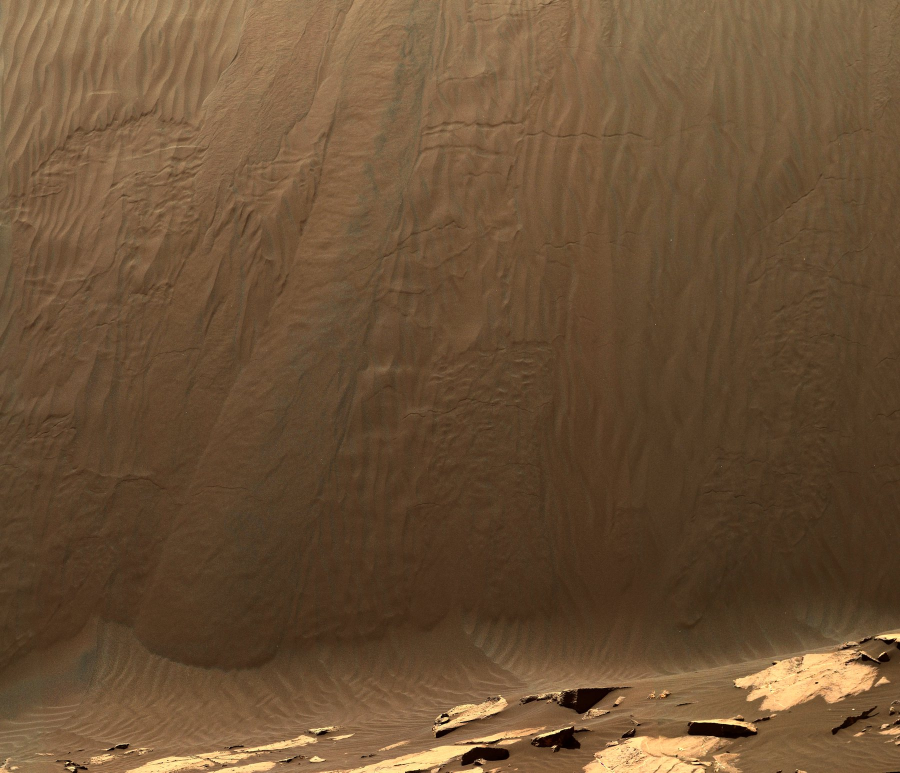
#> input picture assets/arrakis/slipface.jpg, 1800 x 1545 px (shown at 1/2 size)
$ python render-sandworm.py
#> lines starting #> are read from the running program, lines starting #| are printed output that depends on the picture
"""Renders the Arrakis sandworm (assets/arrakis/sandworm.webp).

Not part of the site's build: run it once, by hand, if the worm ever needs redrawing.
    python3 scripts/render-sandworm.py

The body is a lit, segmented cylinder rearing up and leaning slightly, its skin textured with the real
Martian dune photograph (assets/arrakis/slipface.jpg). The top is an open mouth: a thick lip of plates and
rings of crystal teeth around a dark throat. Haze thickens towards the base, as dust would.
"""
import math
import os

import numpy as np
from PIL import Image, ImageDraw, ImageFilter
from scipy.ndimage import gaussian_filter

HERE = os.path.dirname(os.path.abspath(__file__))
ASSETS = os.path.join(HERE, '..', 'assets', 'arrakis')
SCALE = 2  # render at twice the size, then shrink, for smooth edges
W, H = 900 * SCALE, 1400 * SCALE
TOP = 300 * SCALE  # centre of the mouth

rng = np.random.default_rng(7)


def centre_x(y):
    t = (H - y) / (H - TOP)  # 0 at the base, 1 at the mouth
    return W / 2 + (70 * math.sin(t * math.pi * 0.9) - 90 * t) * SCALE


def radius(y):
    t = (y - TOP) / (H - TOP)  # 0 at the mouth, 1 at the base
    return (235 + 85 * t) * SCALE


# The sand texture, from the real photograph.
sand = np.asarray(Image.open(os.path.join(ASSETS, 'slipface.jpg')).convert('RGB'), dtype=np.float32) / 255
sand = sand[: int(sand.shape[0] * 0.6)]  # only the clean sand, none of the rocks at the foot of the dune
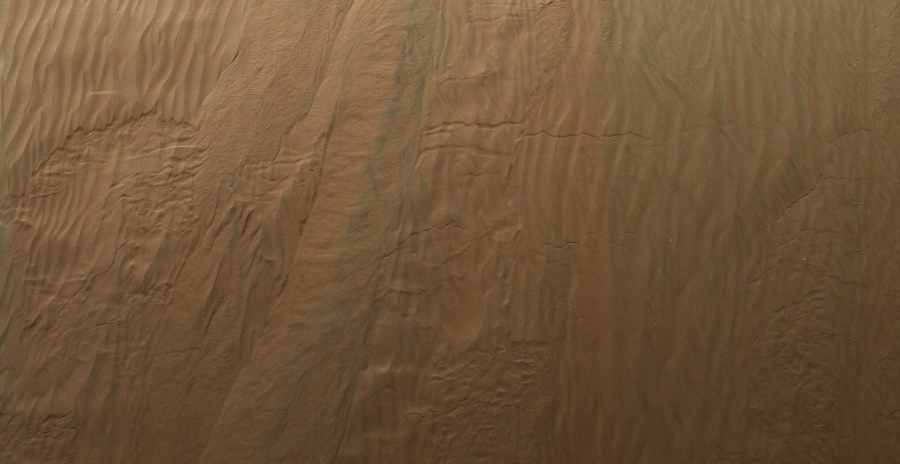
#> sand: shape (927, 1800, 3) float32 (shown at 1/2 size); mean R, G, B 0.444, 0.338, 0.23
sand = np.concatenate([sand, sand[::-1]])  # mirrored, so the texture tiles without a seam
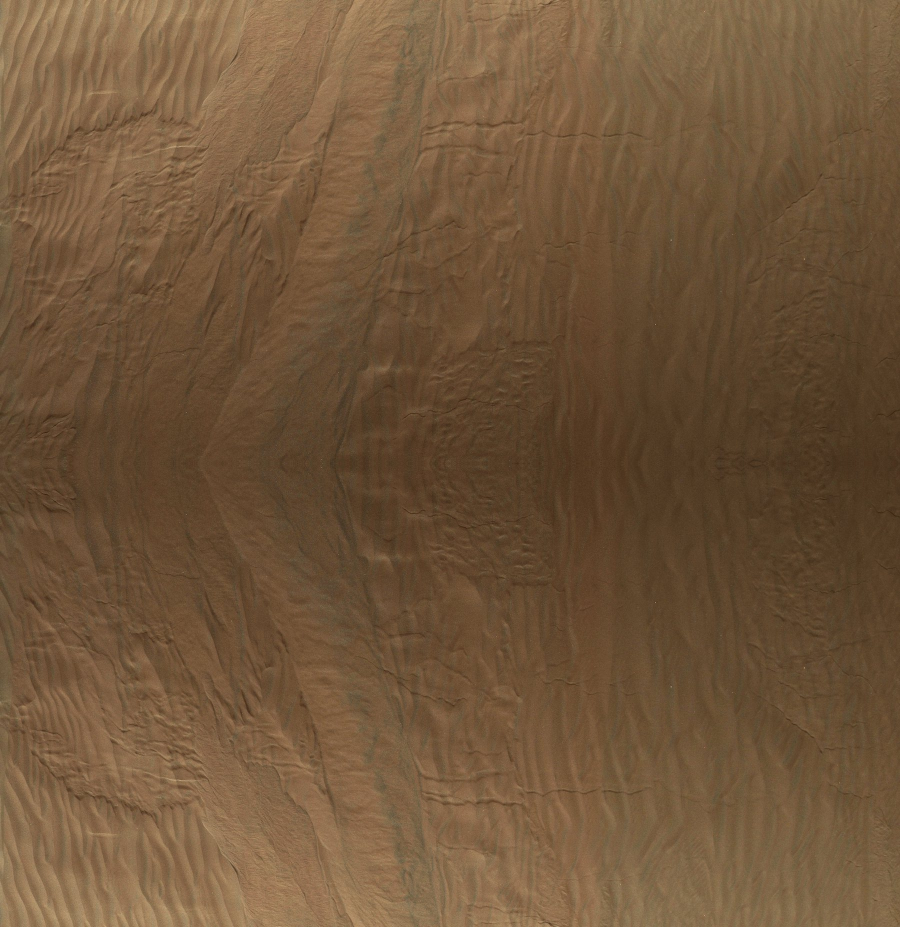
#> sand: shape (1854, 1800, 3) float32 (shown at 1/2 size); mean R, G, B 0.444, 0.338, 0.23
sand_h, sand_w, _ = sand.shape
#> sand_h = 1854; sand_w = 1800

img = np.zeros((H, W, 4), dtype=np.float32)
# Backlit by the low sun behind and to the right: a darker body with a bright rim.
light = np.array([-0.3, -0.45, 0.5])
light /= np.linalg.norm(light)
base_colour = np.array([0.40, 0.29, 0.19])
haze_colour = np.array([0.93, 0.78, 0.56])
grain = gaussian_filter(rng.standard_normal((H, W)), 1.2) * 0.06
blotches = gaussian_filter(rng.standard_normal((H // 8, W // 8)), 3)
blotches = np.kron(blotches, np.ones((8, 8)))[:H, :W] * 0.25
# Fine wrinkles running round the body, and a slow wobble so the plate edges are never quite straight.
wrinkles = gaussian_filter(rng.standard_normal((H, W)), (1.0, 9)) * 0.9
wobble = gaussian_filter(rng.standard_normal((H // 4, W // 4)), 6)
wobble = np.kron(wobble, np.ones((4, 4)))[:H, :W] * 1.6
# Segments of uneven length: the phase climbs at a rate that drifts up and down the body.
drift = gaussian_filter(rng.standard_normal(H), 22)
spacing = 46 * SCALE * (1 + 0.38 * drift / drift.std())
spacing = np.clip(spacing, 26 * SCALE, 78 * SCALE)
row_phase = np.cumsum(1 / spacing)

# The body, row by row.
for y in range(TOP, H):
    c = centre_x(y)
    r0 = radius(y)
    # Each plate overhangs the next a little, so the outline is scalloped rather than smooth.
    edge_f = row_phase[y] - math.floor(row_phase[y])
    r = r0 * (1 + 0.022 * math.exp(-((edge_f - 0.18) / 0.22) ** 2) - 0.014 * math.exp(-((edge_f - 0.03) / 0.08) ** 2))
    x0, x1 = int(max(0, c - r)), int(min(W, c + r))
    xs = np.arange(x0, x1)
    u = (xs - c) / r
    u = np.clip(u, -0.999, 0.999)
    nz = np.sqrt(1 - u * u)
    # Ring segments, curving with the body as rings on a cylinder seen from slightly above, with wobbly edges.
    phase = row_phase[y] - 0.16 * r * nz / spacing[y] + wobble[y, x0:x1] * 0.05
    f = phase - np.floor(phase)
    groove = np.exp(-((f - 0.04) / 0.05) ** 2)       # the dark joint between plates
    lip = np.exp(-((f - 0.13) / 0.06) ** 2)          # the raised edge just below it
    belly = 0.85 + 0.15 * np.sin(f * math.pi)        # each plate bulges a little
    normal = np.stack([u, -0.35 * lip + 0.25 * groove, nz], axis=1)
    normal /= np.linalg.norm(normal, axis=1, keepdims=True)
    diffuse = np.clip(normal @ light, 0, 1)
    shade = 0.2 + 0.7 * diffuse
    shade *= belly * (1 - 0.65 * groove) * (1 + 0.18 * lip) * (1 + 0.07 * wrinkles[y, x0:x1])
    shade = shade ** 1.15
    # Skin: the photographed sand, wrapped round the body, mixed with a darker, leathery base.
    tx = ((np.arcsin(u) / math.pi + 0.5) * sand_w * 0.7 + 200).astype(int) % sand_w
    ty = int((y * 0.7) % sand_h)
    texture = sand[ty, tx]
    albedo = texture * 0.55 + base_colour * 0.45
    albedo *= (1 + grain[y, x0:x1] + blotches[y, x0:x1])[:, None]
    colour = albedo * shade[:, None]
    # Sand caught in the joints between plates.
    colour = colour * (1 - 0.32 * groove[:, None]) + np.array([0.78, 0.6, 0.4]) * 0.32 * groove[:, None] * (0.6 + 0.4 * nz[:, None])
    # Warm rim light from the low sun behind, on the right-hand edge.
    rim = np.clip(u, 0, 1) ** 1.6 * (1 - nz) ** 0.8
    colour += rim[:, None] * np.array([1.0, 0.82, 0.55]) * 1.3
    # Dust and distance: more haze towards the base.
    t = (y - TOP) / (H - TOP)
    haze = 0.1 + 0.45 * t ** 1.7
    colour = colour * (1 - haze) + haze_colour * haze
    img[y, x0:x1, :3] = np.clip(colour, 0, 1)
    img[y, x0:x1, 3] = 1
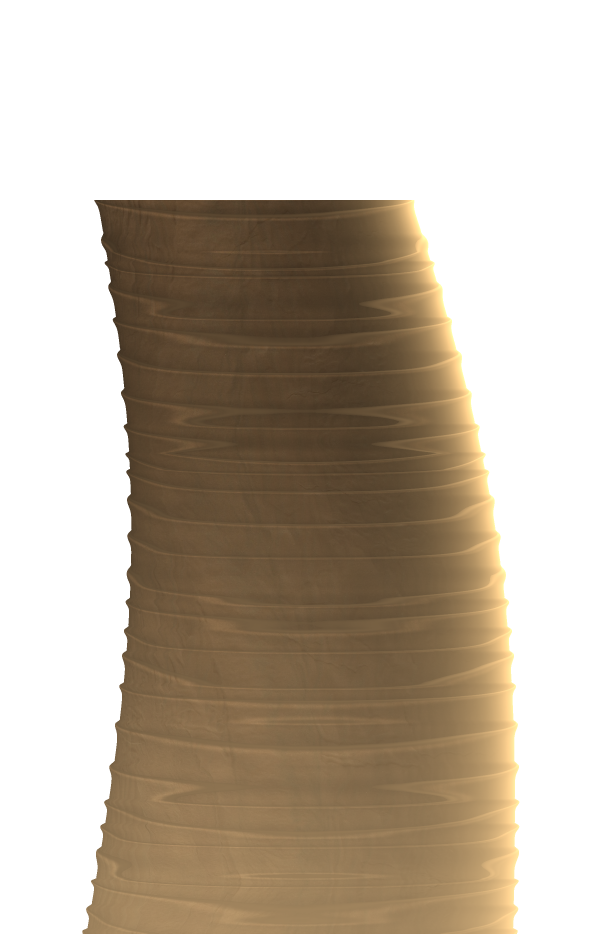
#> img: shape (2800, 1800, 4) float32 (shown at 1/3 size); mean R, G, B, A 0.243, 0.197, 0.137, 0.487; transparent parts drawn white

# The mouth, seen from slightly above: an ellipse cut across the top of the body.
cx, rx = centre_x(TOP), radius(TOP)
ry = rx * 0.42
yy, xx = np.mgrid[0:H, 0:W]
ex = (xx - cx) / rx
ey = (yy - TOP) / ry
d = np.sqrt(ex ** 2 + ey ** 2)
outer = d <= 1.0
inner = d <= 0.8
# The thick lip: plates around the rim, lit from the upper left.
lip_zone = outer & ~inner
angle = np.arctan2(ey, ex)
plates = 0.62 + 0.38 * np.cos(angle * 22 + 0.4 * np.sin(angle * 5)) ** 2
lip_light = 0.55 + 0.45 * np.clip(-np.cos(angle - 0.9), 0, 1)
lip_colour = np.stack([0.5, 0.37, 0.25], axis=0)[None, None, :] * (plates * lip_light)[..., None]
img[lip_zone, :3] = np.clip(lip_colour[lip_zone] * 0.9 + 0.06, 0, 1)
img[lip_zone, 3] = 1
# The throat: dark, deepening towards a point below the centre.
throat_d = np.sqrt(ex ** 2 + ((yy - TOP - ry * 0.22) / ry) ** 2)
depth = np.clip(throat_d / 0.8, 0, 1)
throat = np.stack([0.24, 0.14, 0.07])[None, None, :] * (depth ** 1.6)[..., None]
img[inner, :3] = throat[inner]
img[inner, 3] = 1

worm = Image.fromarray((img * 255).astype(np.uint8), 'RGBA')

# Two staggered rings of curved crystal teeth just inside the lip, uneven in length, hooking in towards
# the throat; the inner ring sits deeper, in shadow.
teeth = Image.new('RGBA', (W, H), (0, 0, 0, 0))
#> teeth: PIL image 1800x2800 RGBA; every value is 0
draw = ImageDraw.Draw(teeth)
for ring, count, length, width, tone in [(0.79, 46, 0.17, 0.034, 1.0), (0.66, 38, 0.14, 0.03, 0.62)]:
    offset = rng.uniform(0, 1)
    for i in range(count):
        a = (i + offset + rng.uniform(-0.25, 0.25)) / count * 2 * math.pi
        size = length * rng.uniform(0.6, 1.4)
        hook = rng.uniform(0.04, 0.09)
        bx, by = cx + math.cos(a) * rx * ring, TOP + math.sin(a) * ry * ring
        mid_r, tip_r = ring - size * 0.55, ring - size
        mx = cx + math.cos(a + hook * 0.5) * rx * mid_r
        my = TOP + math.sin(a + hook * 0.5) * ry * mid_r
        tx = cx + math.cos(a + hook) * rx * tip_r
        ty = TOP + math.sin(a + hook) * ry * tip_r
        px, py = -math.sin(a) * rx * width, math.cos(a) * ry * width
        lit = 0.5 + 0.5 * max(0, -math.cos(a - 0.9))
        shade = tone * lit
        colour = (int(232 * shade), int(222 * shade), int(196 * shade), 255)
        draw.polygon([(bx + px, by + py), (mx + px * 0.5, my + py * 0.5), (tx, ty), (mx - px * 0.5, my - py * 0.5), (bx - px, by - py)], fill=colour)
worm = Image.alpha_composite(worm, teeth.filter(ImageFilter.GaussianBlur(0.7 * SCALE)))

# Sand pouring from the rim of the mouth in a few soft, wavering falls, and a spray of grains around it.
streams = Image.new('RGBA', (W, H), (0, 0, 0, 0))
sd = ImageDraw.Draw(streams)
for i in range(12):
    a = rng.uniform(0.25, math.pi - 0.25)  # the near (lower) half of the rim
    sx, sy = cx + math.cos(a) * rx * rng.uniform(0.92, 1.0), TOP + math.sin(a) * ry
    length = rng.uniform(0.3, 0.7) * (H - TOP)
    width = rng.uniform(8, 18) * SCALE
    sway = rng.uniform(8, 22) * SCALE
    wave = rng.uniform(2, 4)
    points = [(sx + math.sin(t * wave + i) * sway * t, sy + t * length) for t in np.linspace(0, 1, 50)]
    for k in range(len(points) - 1):
        t = k / len(points)
        sd.line([points[k], points[k + 1]], fill=(222, 178, 118, int(110 * (1 - t) ** 1.5)), width=int(width * (1 + 0.8 * t)))
for i in range(700):
    px, py = cx + rng.normal(0, rx * 0.75), TOP + abs(rng.normal(0, ry * 2.4))
    rad = rng.uniform(1, 3) * SCALE
    sd.ellipse([px - rad, py - rad, px + rad, py + rad], fill=(232, 192, 134, int(rng.uniform(40, 150))))
worm = Image.alpha_composite(worm, streams.filter(ImageFilter.GaussianBlur(3.5 * SCALE)))

# A veil of dust over the lower body, thickest at the base.
veil = np.zeros((H, W, 4), dtype=np.float32)
clouds = gaussian_filter(rng.standard_normal((H // 6, W // 6)), 7)
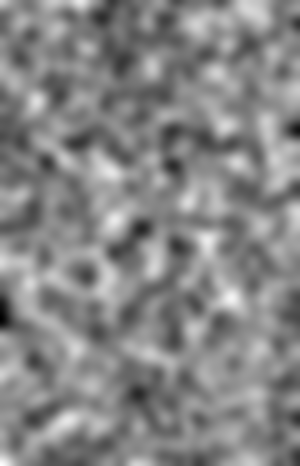
#> clouds: shape (466, 300) float64; min -0.185, max 0.171, mean 0.00243; drawn with min black and max white
clouds = np.kron(clouds, np.ones((6, 6)))[:H, :W]
#> clouds: shape (2796, 1800) float64
clouds = np.pad(clouds, ((0, H - clouds.shape[0]), (0, W - clouds.shape[1])), mode='edge')
#> clouds: shape (2800, 1800) float64
clouds = (clouds - clouds.min()) / (clouds.max() - clouds.min())
rows = np.clip((np.arange(H) - (TOP + 0.35 * (H - TOP))) / (0.65 * (H - TOP)), 0, 1)[:, None]
body_alpha = np.asarray(worm)[..., 3] / 255
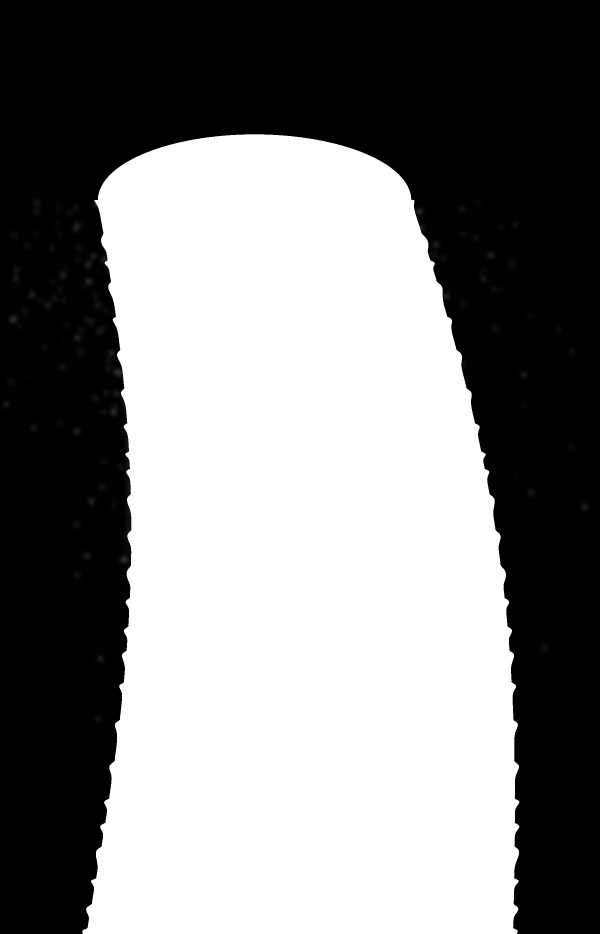
#> body_alpha: shape (2800, 1800) float64 (shown at 1/3 size); min 0, max 1, mean 0.517
veil[..., :3] = np.array([0.9, 0.74, 0.52])
veil[..., 3] = np.clip(rows * (0.35 + 0.55 * clouds), 0, 0.92) * np.maximum(body_alpha, rows * 0.8)
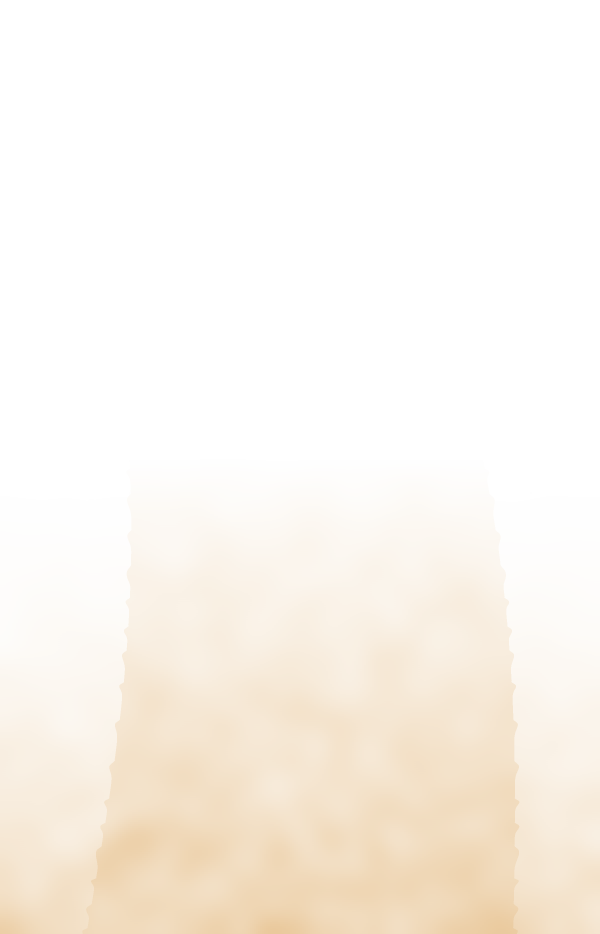
#> veil: shape (2800, 1800, 4) float32 (shown at 1/3 size); mean of channels 0, 1, 2, 3 0.944, 0.749, 0.505, 0.137; transparent parts drawn white
worm = Image.alpha_composite(worm, Image.fromarray((veil * 255).astype(np.uint8), 'RGBA'))
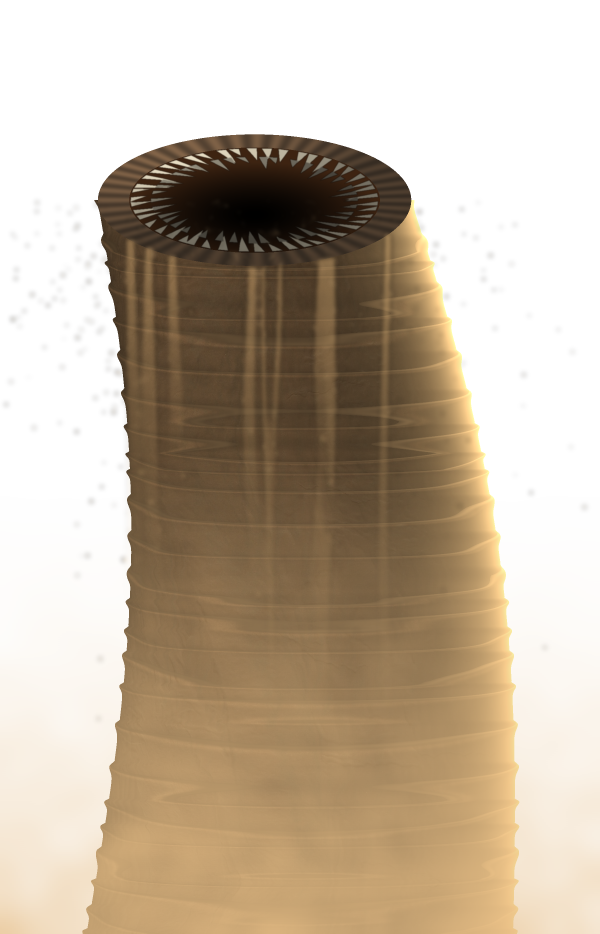
#> worm: PIL image 1800x2800 RGBA (shown at 1/3 size); mean R, G, B, A 108.7, 88.4, 61.7, 138.7; transparent parts drawn white

# A little overall softness, as seen through heat haze, then shrink to size.
worm = worm.filter(ImageFilter.GaussianBlur(0.8 * SCALE)).resize((W // SCALE, H // SCALE), Image.LANCZOS)
#> worm: PIL image 900x1400 RGBA
out = os.path.join(ASSETS, 'sandworm.webp')
#> (the run stopped early here; a loop or call above may not have finished)
